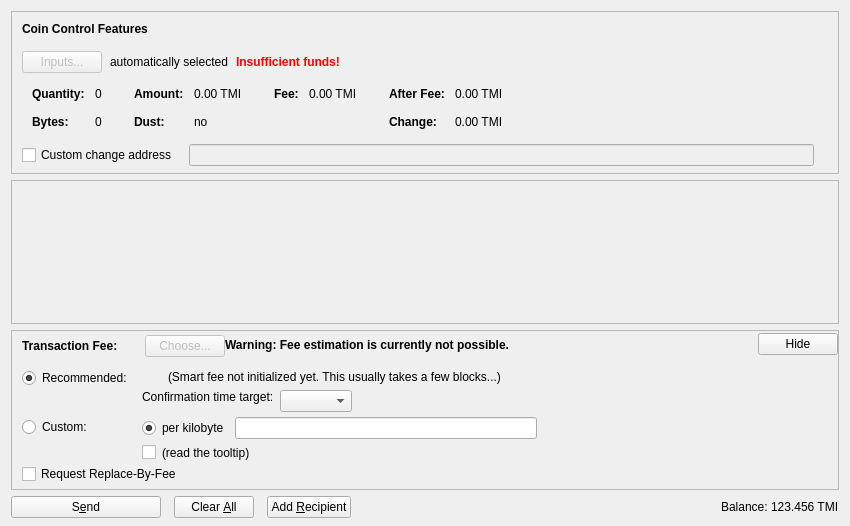
<?xml version="1.0" encoding="UTF-8"?>
<ui version="4.0">
 <class>SendCoinsDialog</class>
 <widget class="QDialog" name="SendCoinsDialog">
  <property name="geometry">
   <rect>
    <x>0</x>
    <y>0</y>
    <width>850</width>
    <height>526</height>
   </rect>
  </property>
  <property name="windowTitle">
   <string>Send Coins</string>
  </property>
  <layout class="QVBoxLayout" name="verticalLayout" stretch="0,1,0,0">
   <property name="bottomMargin">
    <number>8</number>
   </property>
   <item>
    <widget class="QFrame" name="frameCoinControl">
     <property name="sizePolicy">
      <sizepolicy hsizetype="Expanding" vsizetype="Expanding">
       <horstretch>0</horstretch>
       <verstretch>0</verstretch>
      </sizepolicy>
     </property>
     <property name="maximumSize">
      <size>
       <width>16777215</width>
       <height>16777215</height>
      </size>
     </property>
     <property name="frameShape">
      <enum>QFrame::StyledPanel</enum>
     </property>
     <property name="frameShadow">
      <enum>QFrame::Sunken</enum>
     </property>
     <layout class="QVBoxLayout" name="verticalLayoutCoinControl2">
      <property name="spacing">
       <number>0</number>
      </property>
      <property name="leftMargin">
       <number>0</number>
      </property>
      <property name="topMargin">
       <number>0</number>
      </property>
      <property name="rightMargin">
       <number>0</number>
      </property>
      <property name="bottomMargin">
       <number>6</number>
      </property>
      <item>
       <layout class="QVBoxLayout" name="verticalLayoutCoinControl" stretch="0,0,0,0,1">
        <property name="spacing">
         <number>0</number>
        </property>
        <property name="leftMargin">
         <number>10</number>
        </property>
        <property name="topMargin">
         <number>10</number>
        </property>
        <item>
         <layout class="QHBoxLayout" name="horizontalLayoutCoinControl1">
          <property name="bottomMargin">
           <number>15</number>
          </property>
          <item>
           <widget class="QLabel" name="labelCoinControlFeatures">
            <property name="sizePolicy">
             <sizepolicy hsizetype="Preferred" vsizetype="Maximum">
              <horstretch>0</horstretch>
              <verstretch>0</verstretch>
             </sizepolicy>
            </property>
            <property name="font">
             <font>
              <weight>75</weight>
              <bold>true</bold>
             </font>
            </property>
            <property name="styleSheet">
             <string notr="true">font-weight:bold;</string>
            </property>
            <property name="text">
             <string>Coin Control Features</string>
            </property>
           </widget>
          </item>
         </layout>
        </item>
        <item>
         <layout class="QHBoxLayout" name="horizontalLayoutCoinControl2" stretch="0,0,0,0">
          <property name="spacing">
           <number>8</number>
          </property>
          <property name="bottomMargin">
           <number>10</number>
          </property>
          <item>
           <widget class="QPushButton" name="pushButtonCoinControl">
            <property name="enabled">
             <bool>false</bool>
            </property>
            <property name="styleSheet">
             <string notr="true"/>
            </property>
            <property name="text">
             <string>Inputs...</string>
            </property>
            <property name="autoDefault">
             <bool>false</bool>
            </property>
           </widget>
          </item>
          <item>
           <widget class="QLabel" name="labelCoinControlAutomaticallySelected">
            <property name="text">
             <string>automatically selected</string>
            </property>
            <property name="margin">
             <number>5</number>
            </property>
           </widget>
          </item>
          <item>
           <widget class="QLabel" name="labelCoinControlInsuffFunds">
            <property name="font">
             <font>
              <weight>75</weight>
              <bold>true</bold>
             </font>
            </property>
            <property name="styleSheet">
             <string notr="true">color:red;font-weight:bold;</string>
            </property>
            <property name="text">
             <string>Insufficient funds!</string>
            </property>
            <property name="margin">
             <number>5</number>
            </property>
           </widget>
          </item>
          <item>
           <spacer name="horizontalSpacerCoinControl">
            <property name="orientation">
             <enum>Qt::Horizontal</enum>
            </property>
            <property name="sizeHint" stdset="0">
             <size>
              <width>40</width>
              <height>1</height>
             </size>
            </property>
           </spacer>
          </item>
         </layout>
        </item>
        <item>
         <widget class="QWidget" name="widgetCoinControl" native="true">
          <property name="sizePolicy">
           <sizepolicy hsizetype="Preferred" vsizetype="Preferred">
            <horstretch>0</horstretch>
            <verstretch>0</verstretch>
           </sizepolicy>
          </property>
          <property name="minimumSize">
           <size>
            <width>0</width>
            <height>0</height>
           </size>
          </property>
          <property name="styleSheet">
           <string notr="true"/>
          </property>
          <layout class="QHBoxLayout" name="horizontalLayoutCoinControl5">
           <property name="leftMargin">
            <number>0</number>
           </property>
           <property name="topMargin">
            <number>0</number>
           </property>
           <property name="rightMargin">
            <number>0</number>
           </property>
           <property name="bottomMargin">
            <number>0</number>
           </property>
           <item>
            <layout class="QHBoxLayout" name="horizontalLayoutCoinControl3" stretch="0,0,0,1">
             <property name="spacing">
              <number>20</number>
             </property>
             <property name="topMargin">
              <number>0</number>
             </property>
             <property name="bottomMargin">
              <number>10</number>
             </property>
             <item>
              <layout class="QFormLayout" name="formLayoutCoinControl1">
               <property name="horizontalSpacing">
                <number>10</number>
               </property>
               <property name="verticalSpacing">
                <number>14</number>
               </property>
               <property name="leftMargin">
                <number>10</number>
               </property>
               <property name="topMargin">
                <number>4</number>
               </property>
               <property name="rightMargin">
                <number>6</number>
               </property>
               <item row="0" column="0">
                <widget class="QLabel" name="labelCoinControlQuantityText">
                 <property name="font">
                  <font>
                   <weight>75</weight>
                   <bold>true</bold>
                  </font>
                 </property>
                 <property name="text">
                  <string>Quantity:</string>
                 </property>
                 <property name="margin">
                  <number>0</number>
                 </property>
                </widget>
               </item>
               <item row="0" column="1">
                <widget class="QLabel" name="labelCoinControlQuantity">
                 <property name="cursor">
                  <cursorShape>IBeamCursor</cursorShape>
                 </property>
                 <property name="contextMenuPolicy">
                  <enum>Qt::ActionsContextMenu</enum>
                 </property>
                 <property name="text">
                  <string notr="true">0</string>
                 </property>
                 <property name="margin">
                  <number>0</number>
                 </property>
                 <property name="textInteractionFlags">
                  <set>Qt::LinksAccessibleByMouse|Qt::TextSelectableByKeyboard|Qt::TextSelectableByMouse</set>
                 </property>
                </widget>
               </item>
               <item row="1" column="0">
                <widget class="QLabel" name="labelCoinControlBytesText">
                 <property name="font">
                  <font>
                   <weight>75</weight>
                   <bold>true</bold>
                  </font>
                 </property>
                 <property name="text">
                  <string>Bytes:</string>
                 </property>
                </widget>
               </item>
               <item row="1" column="1">
                <widget class="QLabel" name="labelCoinControlBytes">
                 <property name="cursor">
                  <cursorShape>IBeamCursor</cursorShape>
                 </property>
                 <property name="contextMenuPolicy">
                  <enum>Qt::ActionsContextMenu</enum>
                 </property>
                 <property name="text">
                  <string notr="true">0</string>
                 </property>
                 <property name="textInteractionFlags">
                  <set>Qt::LinksAccessibleByMouse|Qt::TextSelectableByKeyboard|Qt::TextSelectableByMouse</set>
                 </property>
                </widget>
               </item>
              </layout>
             </item>
             <item>
              <layout class="QFormLayout" name="formLayoutCoinControl2">
               <property name="horizontalSpacing">
                <number>10</number>
               </property>
               <property name="verticalSpacing">
                <number>14</number>
               </property>
               <property name="leftMargin">
                <number>6</number>
               </property>
               <property name="topMargin">
                <number>4</number>
               </property>
               <property name="rightMargin">
                <number>6</number>
               </property>
               <item row="0" column="0">
                <widget class="QLabel" name="labelCoinControlAmountText">
                 <property name="font">
                  <font>
                   <weight>75</weight>
                   <bold>true</bold>
                  </font>
                 </property>
                 <property name="text">
                  <string>Amount:</string>
                 </property>
                 <property name="margin">
                  <number>0</number>
                 </property>
                </widget>
               </item>
               <item row="0" column="1">
                <widget class="QLabel" name="labelCoinControlAmount">
                 <property name="cursor">
                  <cursorShape>IBeamCursor</cursorShape>
                 </property>
                 <property name="contextMenuPolicy">
                  <enum>Qt::ActionsContextMenu</enum>
                 </property>
                 <property name="text">
                  <string notr="true">0.00 TMI</string>
                 </property>
                 <property name="textInteractionFlags">
                  <set>Qt::LinksAccessibleByMouse|Qt::TextSelectableByKeyboard|Qt::TextSelectableByMouse</set>
                 </property>
                </widget>
               </item>
               <item row="1" column="0">
                <widget class="QLabel" name="labelCoinControlLowOutputText">
                 <property name="font">
                  <font>
                   <weight>75</weight>
                   <bold>true</bold>
                  </font>
                 </property>
                 <property name="text">
                  <string>Dust:</string>
                 </property>
                </widget>
               </item>
               <item row="1" column="1">
                <widget class="QLabel" name="labelCoinControlLowOutput">
                 <property name="cursor">
                  <cursorShape>IBeamCursor</cursorShape>
                 </property>
                 <property name="contextMenuPolicy">
                  <enum>Qt::ActionsContextMenu</enum>
                 </property>
                 <property name="text">
                  <string notr="true">no</string>
                 </property>
                 <property name="textInteractionFlags">
                  <set>Qt::LinksAccessibleByMouse|Qt::TextSelectableByKeyboard|Qt::TextSelectableByMouse</set>
                 </property>
                </widget>
               </item>
              </layout>
             </item>
             <item>
              <layout class="QFormLayout" name="formLayoutCoinControl3">
               <property name="horizontalSpacing">
                <number>10</number>
               </property>
               <property name="verticalSpacing">
                <number>14</number>
               </property>
               <property name="leftMargin">
                <number>6</number>
               </property>
               <property name="topMargin">
                <number>4</number>
               </property>
               <property name="rightMargin">
                <number>6</number>
               </property>
               <item row="0" column="0">
                <widget class="QLabel" name="labelCoinControlFeeText">
                 <property name="font">
                  <font>
                   <weight>75</weight>
                   <bold>true</bold>
                  </font>
                 </property>
                 <property name="text">
                  <string>Fee:</string>
                 </property>
                 <property name="margin">
                  <number>0</number>
                 </property>
                </widget>
               </item>
               <item row="0" column="1">
                <widget class="QLabel" name="labelCoinControlFee">
                 <property name="cursor">
                  <cursorShape>IBeamCursor</cursorShape>
                 </property>
                 <property name="contextMenuPolicy">
                  <enum>Qt::ActionsContextMenu</enum>
                 </property>
                 <property name="text">
                  <string notr="true">0.00 TMI</string>
                 </property>
                 <property name="textInteractionFlags">
                  <set>Qt::LinksAccessibleByMouse|Qt::TextSelectableByKeyboard|Qt::TextSelectableByMouse</set>
                 </property>
                </widget>
               </item>
              </layout>
             </item>
             <item>
              <layout class="QFormLayout" name="formLayoutCoinControl4">
               <property name="horizontalSpacing">
                <number>10</number>
               </property>
               <property name="verticalSpacing">
                <number>14</number>
               </property>
               <property name="leftMargin">
                <number>6</number>
               </property>
               <property name="topMargin">
                <number>4</number>
               </property>
               <property name="rightMargin">
                <number>6</number>
               </property>
               <item row="0" column="0">
                <widget class="QLabel" name="labelCoinControlAfterFeeText">
                 <property name="font">
                  <font>
                   <weight>75</weight>
                   <bold>true</bold>
                  </font>
                 </property>
                 <property name="text">
                  <string>After Fee:</string>
                 </property>
                 <property name="margin">
                  <number>0</number>
                 </property>
                </widget>
               </item>
               <item row="0" column="1">
                <widget class="QLabel" name="labelCoinControlAfterFee">
                 <property name="cursor">
                  <cursorShape>IBeamCursor</cursorShape>
                 </property>
                 <property name="contextMenuPolicy">
                  <enum>Qt::ActionsContextMenu</enum>
                 </property>
                 <property name="text">
                  <string notr="true">0.00 TMI</string>
                 </property>
                 <property name="textInteractionFlags">
                  <set>Qt::LinksAccessibleByMouse|Qt::TextSelectableByKeyboard|Qt::TextSelectableByMouse</set>
                 </property>
                </widget>
               </item>
               <item row="1" column="0">
                <widget class="QLabel" name="labelCoinControlChangeText">
                 <property name="font">
                  <font>
                   <weight>75</weight>
                   <bold>true</bold>
                  </font>
                 </property>
                 <property name="text">
                  <string>Change:</string>
                 </property>
                </widget>
               </item>
               <item row="1" column="1">
                <widget class="QLabel" name="labelCoinControlChange">
                 <property name="cursor">
                  <cursorShape>IBeamCursor</cursorShape>
                 </property>
                 <property name="contextMenuPolicy">
                  <enum>Qt::ActionsContextMenu</enum>
                 </property>
                 <property name="text">
                  <string notr="true">0.00 TMI</string>
                 </property>
                 <property name="textInteractionFlags">
                  <set>Qt::LinksAccessibleByMouse|Qt::TextSelectableByKeyboard|Qt::TextSelectableByMouse</set>
                 </property>
                </widget>
               </item>
              </layout>
             </item>
            </layout>
           </item>
          </layout>
         </widget>
        </item>
        <item>
         <layout class="QHBoxLayout" name="horizontalLayoutCoinControl4" stretch="0,0,0">
          <property name="spacing">
           <number>12</number>
          </property>
          <property name="sizeConstraint">
           <enum>QLayout::SetDefaultConstraint</enum>
          </property>
          <property name="topMargin">
           <number>5</number>
          </property>
          <property name="rightMargin">
           <number>5</number>
          </property>
          <item>
           <widget class="QCheckBox" name="checkBoxCoinControlChange">
            <property name="toolTip">
             <string>If this is activated, but the change address is empty or invalid, change will be sent to a newly generated address.</string>
            </property>
            <property name="text">
             <string>Custom change address</string>
            </property>
           </widget>
          </item>
          <item>
           <widget class="QValidatedLineEdit" name="lineEditCoinControlChange">
            <property name="enabled">
             <bool>false</bool>
            </property>
            <property name="sizePolicy">
             <sizepolicy hsizetype="Expanding" vsizetype="Fixed">
              <horstretch>0</horstretch>
              <verstretch>0</verstretch>
             </sizepolicy>
            </property>
           </widget>
          </item>
          <item>
           <widget class="QLabel" name="labelCoinControlChangeLabel">
            <property name="sizePolicy">
             <sizepolicy hsizetype="Preferred" vsizetype="Expanding">
              <horstretch>0</horstretch>
              <verstretch>0</verstretch>
             </sizepolicy>
            </property>
            <property name="minimumSize">
             <size>
              <width>0</width>
              <height>0</height>
             </size>
            </property>
            <property name="text">
             <string/>
            </property>
            <property name="margin">
             <number>3</number>
            </property>
           </widget>
          </item>
         </layout>
        </item>
        <item>
         <spacer name="verticalSpacerCoinControl">
          <property name="orientation">
           <enum>Qt::Vertical</enum>
          </property>
          <property name="sizeHint" stdset="0">
           <size>
            <width>800</width>
            <height>1</height>
           </size>
          </property>
         </spacer>
        </item>
       </layout>
      </item>
     </layout>
    </widget>
   </item>
   <item>
    <widget class="QScrollArea" name="scrollArea">
     <property name="widgetResizable">
      <bool>true</bool>
     </property>
     <widget class="QWidget" name="scrollAreaWidgetContents">
      <property name="geometry">
       <rect>
        <x>0</x>
        <y>0</y>
        <width>830</width>
        <height>103</height>
       </rect>
      </property>
      <layout class="QVBoxLayout" name="verticalLayout_2" stretch="0,1">
       <property name="leftMargin">
        <number>0</number>
       </property>
       <property name="topMargin">
        <number>0</number>
       </property>
       <property name="rightMargin">
        <number>0</number>
       </property>
       <property name="bottomMargin">
        <number>0</number>
       </property>
       <item>
        <layout class="QVBoxLayout" name="entries">
         <property name="spacing">
          <number>6</number>
         </property>
        </layout>
       </item>
       <item>
        <spacer name="verticalSpacer">
         <property name="orientation">
          <enum>Qt::Vertical</enum>
         </property>
         <property name="sizeHint" stdset="0">
          <size>
           <width>20</width>
           <height>40</height>
          </size>
         </property>
        </spacer>
       </item>
      </layout>
     </widget>
    </widget>
   </item>
   <item>
    <widget class="QFrame" name="frameFee">
     <property name="sizePolicy">
      <sizepolicy hsizetype="Expanding" vsizetype="Expanding">
       <horstretch>0</horstretch>
       <verstretch>0</verstretch>
      </sizepolicy>
     </property>
     <property name="maximumSize">
      <size>
       <width>16777215</width>
       <height>16777215</height>
      </size>
     </property>
     <property name="frameShape">
      <enum>QFrame::StyledPanel</enum>
     </property>
     <property name="frameShadow">
      <enum>QFrame::Sunken</enum>
     </property>
     <layout class="QVBoxLayout" name="verticalLayoutFee1">
      <property name="spacing">
       <number>0</number>
      </property>
      <property name="leftMargin">
       <number>0</number>
      </property>
      <property name="topMargin">
       <number>0</number>
      </property>
      <property name="rightMargin">
       <number>0</number>
      </property>
      <property name="bottomMargin">
       <number>0</number>
      </property>
      <item>
       <layout class="QVBoxLayout" name="verticalLayoutFee2" stretch="0,0,0">
        <property name="spacing">
         <number>0</number>
        </property>
        <property name="leftMargin">
         <number>10</number>
        </property>
        <property name="topMargin">
         <number>0</number>
        </property>
        <item>
         <layout class="QHBoxLayout" name="horizontalLayoutFee1">
          <property name="bottomMargin">
           <number>0</number>
          </property>
          <item>
           <layout class="QVBoxLayout" name="verticalLayoutFee7">
            <property name="spacing">
             <number>0</number>
            </property>
            <item>
             <spacer name="verticalSpacerSmartFee">
              <property name="orientation">
               <enum>Qt::Vertical</enum>
              </property>
              <property name="sizeType">
               <enum>QSizePolicy::Fixed</enum>
              </property>
              <property name="sizeHint" stdset="0">
               <size>
                <width>1</width>
                <height>4</height>
               </size>
              </property>
             </spacer>
            </item>
            <item>
             <layout class="QHBoxLayout" name="horizontalLayoutSmartFee">
              <property name="spacing">
               <number>10</number>
              </property>
              <item>
               <widget class="QLabel" name="labelFeeHeadline">
                <property name="sizePolicy">
                 <sizepolicy hsizetype="Preferred" vsizetype="Maximum">
                  <horstretch>0</horstretch>
                  <verstretch>0</verstretch>
                 </sizepolicy>
                </property>
                <property name="font">
                 <font>
                  <weight>75</weight>
                  <bold>true</bold>
                 </font>
                </property>
                <property name="styleSheet">
                 <string notr="true">font-weight:bold;</string>
                </property>
                <property name="text">
                 <string>Transaction Fee:</string>
                </property>
               </widget>
              </item>
              <item>
               <widget class="QLabel" name="labelFeeMinimized">
                <property name="text">
                 <string/>
                </property>
               </widget>
              </item>
              <item>
               <widget class="QPushButton" name="buttonChooseFee">
                <property name="enabled">
                 <bool>false</bool>
                </property>
                <property name="text">
                 <string>Choose...</string>
                </property>
               </widget>
              </item>
             </layout>
            </item>
            <item>
             <spacer name="verticalSpacer_5">
              <property name="orientation">
               <enum>Qt::Vertical</enum>
              </property>
              <property name="sizeHint" stdset="0">
               <size>
                <width>1</width>
                <height>1</height>
               </size>
              </property>
             </spacer>
            </item>
           </layout>
          </item>
          <item>
           <widget class="QLabel" name="fallbackFeeWarningLabel">
            <property name="font">
             <font>
              <weight>75</weight>
              <bold>true</bold>
             </font>
            </property>
            <property name="toolTip">
             <string>Using the fallbackfee can result in sending a transaction that will take several hours or days (or never) to confirm. Consider choosing your fee manually or wait until you have validated the complete chain.</string>
            </property>
            <property name="text">
             <string>Warning: Fee estimation is currently not possible.</string>
            </property>
            <property name="wordWrap">
             <bool>false</bool>
            </property>
           </widget>
          </item>
          <item>
           <spacer name="horizontalSpacer_4">
            <property name="orientation">
             <enum>Qt::Horizontal</enum>
            </property>
            <property name="sizeType">
             <enum>QSizePolicy::MinimumExpanding</enum>
            </property>
            <property name="sizeHint" stdset="0">
             <size>
              <width>40</width>
              <height>20</height>
             </size>
            </property>
           </spacer>
          </item>
          <item>
           <widget class="QPushButton" name="buttonMinimizeFee">
            <property name="toolTip">
             <string>collapse fee-settings</string>
            </property>
            <property name="text">
             <string>Hide</string>
            </property>
           </widget>
          </item>
         </layout>
        </item>
        <item>
         <widget class="QFrame" name="frameFeeSelection">
          <layout class="QVBoxLayout" name="verticalLayoutFee12">
           <property name="spacing">
            <number>0</number>
           </property>
           <property name="leftMargin">
            <number>0</number>
           </property>
           <property name="topMargin">
            <number>0</number>
           </property>
           <property name="rightMargin">
            <number>0</number>
           </property>
           <property name="bottomMargin">
            <number>0</number>
           </property>
           <item>
            <layout class="QGridLayout" name="gridLayoutFee">
             <property name="topMargin">
              <number>10</number>
             </property>
             <property name="bottomMargin">
              <number>4</number>
             </property>
             <property name="horizontalSpacing">
              <number>10</number>
             </property>
             <property name="verticalSpacing">
              <number>4</number>
             </property>
             <item row="1" column="1">
              <layout class="QVBoxLayout" name="verticalLayoutFee8">
               <property name="spacing">
                <number>6</number>
               </property>
               <item>
                <layout class="QHBoxLayout" name="horizontalLayoutFee13">
                 <item>
                  <widget class="QRadioButton" name="radioCustomPerKilobyte">
                   <property name="toolTip">
                    <string>If the custom fee is set to 1000 satoshis and the transaction is only 250 bytes, then &quot;per kilobyte&quot; only pays 250 satoshis in fee, while &quot;total at least&quot; pays 1000 satoshis. For transactions bigger than a kilobyte both pay by kilobyte.</string>
                   </property>
                   <property name="text">
                    <string>per kilobyte</string>
                   </property>
                   <property name="checked">
                    <bool>true</bool>
                   </property>
                   <attribute name="buttonGroup">
                    <string notr="true">groupCustomFee</string>
                   </attribute>
                  </widget>
                 </item>
                 <item>
                  <widget class="TMIcoinAmountField" name="customFee"/>
                 </item>
                 <item>
                  <spacer name="horizontalSpacer_6">
                   <property name="orientation">
                    <enum>Qt::Horizontal</enum>
                   </property>
                   <property name="sizeHint" stdset="0">
                    <size>
                     <width>1</width>
                     <height>1</height>
                    </size>
                   </property>
                  </spacer>
                 </item>
                </layout>
               </item>
               <item>
                <layout class="QHBoxLayout" name="horizontalLayoutFee8">
                 <item>
                  <widget class="QCheckBox" name="checkBoxMinimumFee">
                   <property name="toolTip">
                    <string>Paying only the minimum fee is just fine as long as there is less transaction volume than space in the blocks. But be aware that this can end up in a never confirming transaction once there is more demand for tmicoin transactions than the network can process.</string>
                   </property>
                   <property name="text">
                    <string/>
                   </property>
                  </widget>
                 </item>
                 <item>
                  <widget class="QLabel" name="labelMinFeeWarning">
                   <property name="enabled">
                    <bool>true</bool>
                   </property>
                   <property name="toolTip">
                    <string>Paying only the minimum fee is just fine as long as there is less transaction volume than space in the blocks. But be aware that this can end up in a never confirming transaction once there is more demand for tmicoin transactions than the network can process.</string>
                   </property>
                   <property name="text">
                    <string>(read the tooltip)</string>
                   </property>
                   <property name="margin">
                    <number>5</number>
                   </property>
                  </widget>
                 </item>
                 <item>
                  <spacer name="horizontalSpacer_2">
                   <property name="orientation">
                    <enum>Qt::Horizontal</enum>
                   </property>
                   <property name="sizeHint" stdset="0">
                    <size>
                     <width>1</width>
                     <height>1</height>
                    </size>
                   </property>
                  </spacer>
                 </item>
                </layout>
               </item>
              </layout>
             </item>
             <item row="0" column="0">
              <layout class="QVBoxLayout" name="verticalLayoutFee4" stretch="0,1">
               <item>
                <widget class="QRadioButton" name="radioSmartFee">
                 <property name="text">
                  <string>Recommended:</string>
                 </property>
                 <property name="checked">
                  <bool>true</bool>
                 </property>
                 <attribute name="buttonGroup">
                  <string notr="true">groupFee</string>
                 </attribute>
                </widget>
               </item>
               <item>
                <spacer name="verticalSpacer_2">
                 <property name="orientation">
                  <enum>Qt::Vertical</enum>
                 </property>
                 <property name="sizeHint" stdset="0">
                  <size>
                   <width>1</width>
                   <height>1</height>
                  </size>
                 </property>
                </spacer>
               </item>
              </layout>
             </item>
             <item row="1" column="0">
              <layout class="QVBoxLayout" name="verticalLayoutFee9" stretch="0,1">
               <item>
                <widget class="QRadioButton" name="radioCustomFee">
                 <property name="text">
                  <string>Custom:</string>
                 </property>
                 <attribute name="buttonGroup">
                  <string notr="true">groupFee</string>
                 </attribute>
                </widget>
               </item>
               <item>
                <spacer name="verticalSpacer_6">
                 <property name="orientation">
                  <enum>Qt::Vertical</enum>
                 </property>
                 <property name="sizeHint" stdset="0">
                  <size>
                   <width>1</width>
                   <height>1</height>
                  </size>
                 </property>
                </spacer>
               </item>
              </layout>
             </item>
             <item row="0" column="1">
              <layout class="QVBoxLayout" name="verticalLayoutFee3" stretch="0,0,1">
               <property name="spacing">
                <number>6</number>
               </property>
               <property name="topMargin">
                <number>2</number>
               </property>
               <item>
                <layout class="QHBoxLayout" name="horizontalLayoutFee12">
                 <item>
                  <widget class="QLabel" name="labelSmartFee">
                   <property name="text">
                    <string/>
                   </property>
                   <property name="margin">
                    <number>2</number>
                   </property>
                  </widget>
                 </item>
                 <item>
                  <widget class="QLabel" name="labelFeeEstimation">
                   <property name="text">
                    <string/>
                   </property>
                  </widget>
                 </item>
                 <item>
                  <widget class="QLabel" name="labelSmartFee2">
                   <property name="text">
                    <string>(Smart fee not initialized yet. This usually takes a few blocks...)</string>
                   </property>
                   <property name="margin">
                    <number>2</number>
                   </property>
                  </widget>
                 </item>
                 <item>
                  <spacer name="horizontalSpacer_5">
                   <property name="orientation">
                    <enum>Qt::Horizontal</enum>
                   </property>
                   <property name="sizeHint" stdset="0">
                    <size>
                     <width>1</width>
                     <height>1</height>
                    </size>
                   </property>
                  </spacer>
                 </item>
                </layout>
               </item>
               <item>
                <layout class="QHBoxLayout" name="horizontalLayoutFee9">
                 <item>
                  <layout class="QVBoxLayout" name="verticalLayoutFee6">
                   <item>
                    <widget class="QLabel" name="labelSmartFee3">
                     <property name="text">
                      <string>Confirmation time target:</string>
                     </property>
                     <property name="margin">
                      <number>2</number>
                     </property>
                    </widget>
                   </item>
                   <item>
                    <spacer name="verticalSpacer_3">
                     <property name="orientation">
                      <enum>Qt::Vertical</enum>
                     </property>
                     <property name="sizeHint" stdset="0">
                      <size>
                       <width>1</width>
                       <height>1</height>
                      </size>
                     </property>
                    </spacer>
                   </item>
                  </layout>
                 </item>
                 <item>
                  <layout class="QVBoxLayout" name="verticalLayoutFee5">
                   <property name="rightMargin">
                    <number>30</number>
                   </property>
                   <item>
                    <layout class="QHBoxLayout" name="horizontalLayoutConfTarget">
                     <property name="bottomMargin">
                      <number>0</number>
                     </property>
                     <item>
                      <widget class="QComboBox" name="confTargetSelector"/>
                     </item>
                     <item>
                      <spacer name="horizontalSpacerConfTarget">
                       <property name="orientation">
                        <enum>Qt::Horizontal</enum>
                       </property>
                       <property name="sizeHint" stdset="0">
                        <size>
                         <width>40</width>
                         <height>20</height>
                        </size>
                       </property>
                      </spacer>
                     </item>
                    </layout>
                   </item>
                  </layout>
                 </item>
                </layout>
               </item>
               <item>
                <spacer name="verticalSpacer_4">
                 <property name="orientation">
                  <enum>Qt::Vertical</enum>
                 </property>
                 <property name="sizeHint" stdset="0">
                  <size>
                   <width>1</width>
                   <height>1</height>
                  </size>
                 </property>
                </spacer>
               </item>
              </layout>
             </item>
            </layout>
           </item>
           <item>
            <widget class="QCheckBox" name="optInRBF">
             <property name="toolTip">
              <string>Indicates that the sender may wish to replace this transaction with a new one paying higher fees (prior to being confirmed).</string>
             </property>
             <property name="text">
              <string>Request Replace-By-Fee</string>
             </property>
            </widget>
           </item>
          </layout>
         </widget>
        </item>
        <item>
         <spacer name="verticalSpacerFee">
          <property name="orientation">
           <enum>Qt::Vertical</enum>
          </property>
          <property name="sizeHint" stdset="0">
           <size>
            <width>40</width>
            <height>5</height>
           </size>
          </property>
         </spacer>
        </item>
       </layout>
      </item>
     </layout>
    </widget>
   </item>
   <item>
    <layout class="QHBoxLayout" name="horizontalLayout">
     <property name="spacing">
      <number>13</number>
     </property>
     <item>
      <widget class="QPushButton" name="sendButton">
       <property name="minimumSize">
        <size>
         <width>150</width>
         <height>0</height>
        </size>
       </property>
       <property name="toolTip">
        <string>Confirm the send action</string>
       </property>
       <property name="text">
        <string>S&amp;end</string>
       </property>
       <property name="icon">
        <iconset resource="../tmicoin.qrc">
         <normaloff>:/icons/send-btn</normaloff>:/icons/send-btn</iconset>
       </property>
       <property name="autoDefault">
        <bool>false</bool>
       </property>
       <property name="default">
        <bool>false</bool>
       </property>
      </widget>
     </item>
     <item>
      <widget class="QPushButton" name="clearButton">
       <property name="sizePolicy">
        <sizepolicy hsizetype="Minimum" vsizetype="Fixed">
         <horstretch>0</horstretch>
         <verstretch>0</verstretch>
        </sizepolicy>
       </property>
       <property name="toolTip">
        <string>Clear all fields of the form.</string>
       </property>
       <property name="text">
        <string>Clear &amp;All</string>
       </property>
       <property name="icon">
        <iconset resource="../tmicoin.qrc">
         <normaloff>:/icons/remove</normaloff>:/icons/remove</iconset>
       </property>
       <property name="autoDefault">
        <bool>false</bool>
       </property>
      </widget>
     </item>
     <item>
      <widget class="QPushButton" name="addButton">
       <property name="toolTip">
        <string>Send to multiple recipients at once</string>
       </property>
       <property name="text">
        <string>Add &amp;Recipient</string>
       </property>
       <property name="icon">
        <iconset resource="../tmicoin.qrc">
         <normaloff>:/icons/add</normaloff>:/icons/add</iconset>
       </property>
       <property name="autoDefault">
        <bool>false</bool>
       </property>
      </widget>
     </item>
     <item>
      <spacer name="horizontalSpacer">
       <property name="orientation">
        <enum>Qt::Horizontal</enum>
       </property>
       <property name="sizeHint" stdset="0">
        <size>
         <width>40</width>
         <height>20</height>
        </size>
       </property>
      </spacer>
     </item>
     <item>
      <layout class="QHBoxLayout" name="horizontalLayout_2">
       <property name="spacing">
        <number>3</number>
       </property>
       <item>
        <widget class="QLabel" name="label">
         <property name="sizePolicy">
          <sizepolicy hsizetype="Preferred" vsizetype="Fixed">
           <horstretch>0</horstretch>
           <verstretch>0</verstretch>
          </sizepolicy>
         </property>
         <property name="text">
          <string>Balance:</string>
         </property>
        </widget>
       </item>
       <item>
        <widget class="QLabel" name="labelBalance">
         <property name="sizePolicy">
          <sizepolicy hsizetype="Preferred" vsizetype="Fixed">
           <horstretch>0</horstretch>
           <verstretch>0</verstretch>
          </sizepolicy>
         </property>
         <property name="cursor">
          <cursorShape>IBeamCursor</cursorShape>
         </property>
         <property name="text">
          <string notr="true">123.456 TMI</string>
         </property>
         <property name="textInteractionFlags">
          <set>Qt::LinksAccessibleByMouse|Qt::TextSelectableByKeyboard|Qt::TextSelectableByMouse</set>
         </property>
        </widget>
       </item>
      </layout>
     </item>
    </layout>
   </item>
  </layout>
 </widget>
 <customwidgets>
  <customwidget>
   <class>QValidatedLineEdit</class>
   <extends>QLineEdit</extends>
   <header>qvalidatedlineedit.h</header>
  </customwidget>
  <customwidget>
   <class>TMIcoinAmountField</class>
   <extends>QLineEdit</extends>
   <header>tmicoinamountfield.h</header>
   <container>1</container>
  </customwidget>
 </customwidgets>
 <resources>
  <include location="../tmicoin.qrc"/>
 </resources>
 <connections/>
 <buttongroups>
  <buttongroup name="groupFee"/>
  <buttongroup name="groupCustomFee"/>
 </buttongroups>
</ui>
